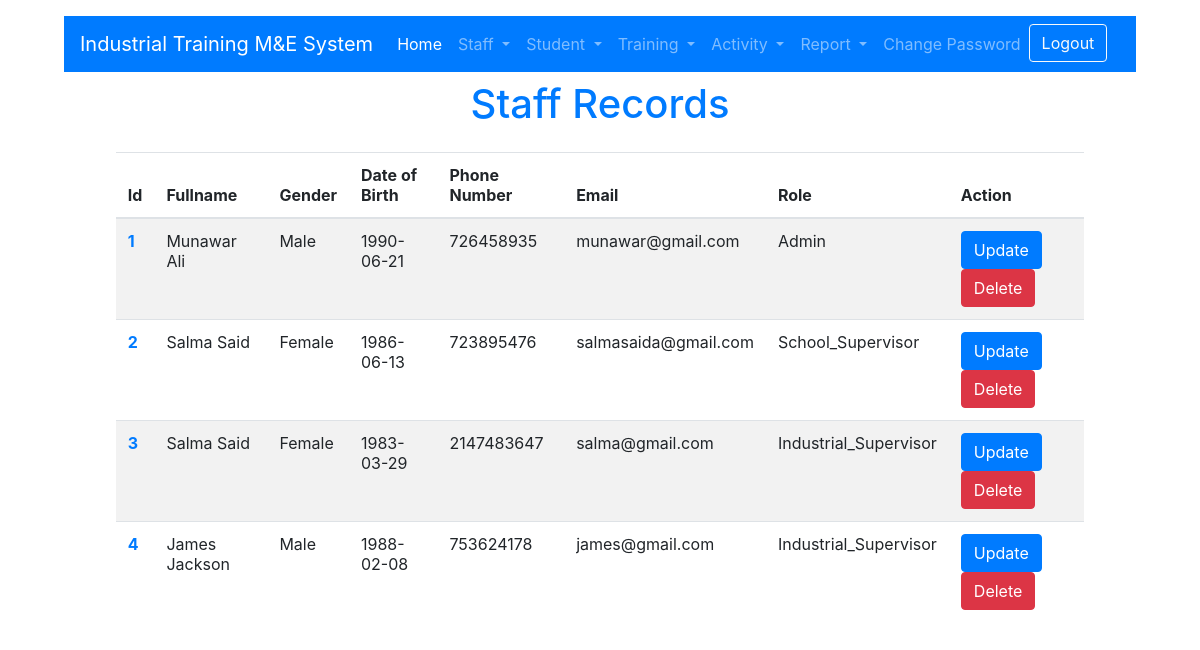
The app's page /SchoolSupervisor/Staff/view.php with its own data.
### tables this page shows
CREATE TABLE `staff` (
  `id` int(11) NOT NULL,
  `fullname` varchar(255) NOT NULL,
  `birthdate` date NOT NULL,
  `sex` enum('Male','Female','','') NOT NULL,
  `email` varchar(255) NOT NULL,
  `password` varchar(255) NOT NULL,
  `phonenumber` int(11) NOT NULL,
  `role` enum('Admin','School_Supervisor','Industrial_Supervisor','') NOT NULL,
  `posted` timestamp NOT NULL DEFAULT CURRENT_TIMESTAMP
);

### SchoolSupervisor/Staff/view.php (the view, shortened to what this page needs)
<doctype html>
<html lang="en">
  <head>
    <link rel="stylesheet" href="../../css/bootstrap.min.css">
  </head>
  <body>
    <div class="container-fluid p-3">
        <?php  include "../navbar.php"; ?>
        <div class="row justify-content-center text-primary"><h1>Staff Records</h1></div>
     <div class="row">
         <div class="col-lg-10 offset-md-1 pt-3 text-center">
             <table class="table table-striped table-hover">
                 <thead >
                <tr>
                  <th scope="col">Id</th>
                  <th scope="col">Fullname</th>
                  <th scope="col">Gender</th>
                  <th scope="col">Date of Birth</th>
                  <th scope="col">Phone Number</th>
                  <th scope="col">Email</th>
                  <th scope="col">Role</th>
                  <th scope="col">Action</th>
                </tr>
              </thead><tbody>
             <?php
              $sql="SELECT * FROM staff";
              $result=$conn->query($sql);
              if($result->num_rows > 0){
                   while($row=$result->fetch_assoc()){
                     echo ' <tr>
                  <th scope="row" class="text-primary">'.$row['id'].'</th>
                  <td >'.$row['fullname'].'</td>
                  <td >'.$row['sex'].'</td>
                  <td>'.$row['birthdate'].'</td>
                  <td >'.$row['phonenumber'].'</td>
                  <td >'.$row['email'].'</td>
                  <td >'.$row['role'].'</td>
                  <td >
                      <a href="update.php?id='.$row['id'].'" class="btn btn-primary">Update</a>
                      <a href="delete.php?delete='.$row['id'].'" class="btn btn-danger">Delete</a>
                  </td>
                </tr>';
                 }
              }else{
                   echo '<div class="alert alert-danger">'.$conn->error.'</div>';
              }
               ?>
                  </tbody>
                  </table>
         </div>
    </div>
    </div>
  </body>
</html>

### records on screen
staff: id "1", fullname "Munawar Ali", sex "Male", birthdate "1990-06-21", phonenumber "726458935", email "munawar@gmail.com", role "Admin"
staff: id "2", fullname "Salma Said", sex "Female", birthdate "1986-06-13", phonenumber "723895476", email "salmasaida@gmail.com", role "School_Supervisor"
staff: id "3", fullname "Salma Said", sex "Female", birthdate "1983-03-29", phonenumber "2147483647", email "salma@gmail.com", role "Industrial_Supervisor"
staff: id "4", fullname "James Jackson", sex "Male", birthdate "1988-02-08", phonenumber "753624178", email "james@gmail.com", role "Industrial_Supervisor"
